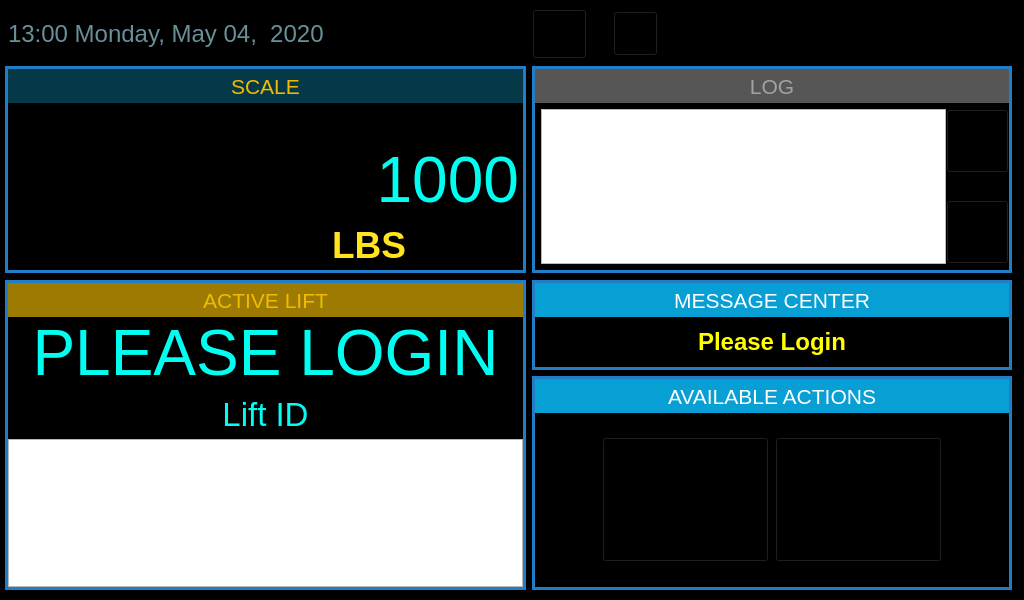
<?xml version="1.0" encoding="UTF-8"?>
<ui version="4.0">
 <class>mainWidget</class>
 <widget class="QWidget" name="mainWidget">
  <property name="geometry">
   <rect>
    <x>0</x>
    <y>0</y>
    <width>1024</width>
    <height>600</height>
   </rect>
  </property>
  <property name="sizePolicy">
   <sizepolicy hsizetype="Fixed" vsizetype="Fixed">
    <horstretch>0</horstretch>
    <verstretch>0</verstretch>
   </sizepolicy>
  </property>
  <property name="minimumSize">
   <size>
    <width>1024</width>
    <height>600</height>
   </size>
  </property>
  <property name="maximumSize">
   <size>
    <width>1024</width>
    <height>600</height>
   </size>
  </property>
  <property name="windowTitle">
   <string>MainWidget</string>
  </property>
  <property name="styleSheet">
   <string notr="true">QWidget#mainWidget { background-color: black; }
QToolButton { background: transparent; }</string>
  </property>
  <layout class="QGridLayout" name="gridLayout">
   <property name="leftMargin">
    <number>5</number>
   </property>
   <property name="topMargin">
    <number>8</number>
   </property>
   <property name="rightMargin">
    <number>8</number>
   </property>
   <property name="bottomMargin">
    <number>6</number>
   </property>
   <item row="1" column="0">
    <layout class="QVBoxLayout" name="verticalLayout">
     <item>
      <widget class="QWidget" name="scaleWidget" native="true">
       <property name="sizePolicy">
        <sizepolicy hsizetype="Preferred" vsizetype="Fixed">
         <horstretch>0</horstretch>
         <verstretch>0</verstretch>
        </sizepolicy>
       </property>
       <property name="minimumSize">
        <size>
         <width>521</width>
         <height>207</height>
        </size>
       </property>
       <property name="maximumSize">
        <size>
         <width>521</width>
         <height>207</height>
        </size>
       </property>
       <property name="styleSheet">
        <string notr="true">QWidget #scaleWidget {
border: 3px solid rgb(32, 125, 198);
}</string>
       </property>
       <layout class="QVBoxLayout" name="verticalLayout_3">
        <property name="spacing">
         <number>0</number>
        </property>
        <property name="leftMargin">
         <number>3</number>
        </property>
        <property name="topMargin">
         <number>3</number>
        </property>
        <property name="rightMargin">
         <number>3</number>
        </property>
        <property name="bottomMargin">
         <number>3</number>
        </property>
        <item>
         <widget class="QLabel" name="label_3">
          <property name="sizePolicy">
           <sizepolicy hsizetype="Preferred" vsizetype="Fixed">
            <horstretch>0</horstretch>
            <verstretch>0</verstretch>
           </sizepolicy>
          </property>
          <property name="minimumSize">
           <size>
            <width>0</width>
            <height>34</height>
           </size>
          </property>
          <property name="maximumSize">
           <size>
            <width>16777215</width>
            <height>34</height>
           </size>
          </property>
          <property name="font">
           <font>
            <pointsize>16</pointsize>
           </font>
          </property>
          <property name="styleSheet">
           <string notr="true">background: rgb(6, 57, 71);
color: rgb(241, 187, 2);</string>
          </property>
          <property name="text">
           <string>SCALE</string>
          </property>
          <property name="alignment">
           <set>Qt::AlignCenter</set>
          </property>
         </widget>
        </item>
        <item>
         <layout class="QHBoxLayout" name="horizontalLayout_3">
          <item>
           <widget class="QLabel" name="lblBarcode">
            <property name="minimumSize">
             <size>
              <width>225</width>
              <height>165</height>
             </size>
            </property>
            <property name="maximumSize">
             <size>
              <width>225</width>
              <height>165</height>
             </size>
            </property>
            <property name="alignment">
             <set>Qt::AlignCenter</set>
            </property>
           </widget>
          </item>
          <item>
           <layout class="QVBoxLayout" name="verticalLayout_5">
            <item>
             <spacer name="verticalSpacer">
              <property name="orientation">
               <enum>Qt::Vertical</enum>
              </property>
              <property name="sizeHint" stdset="0">
               <size>
                <width>20</width>
                <height>40</height>
               </size>
              </property>
             </spacer>
            </item>
            <item>
             <widget class="QLabel" name="lblWeight">
              <property name="sizePolicy">
               <sizepolicy hsizetype="Fixed" vsizetype="Fixed">
                <horstretch>0</horstretch>
                <verstretch>0</verstretch>
               </sizepolicy>
              </property>
              <property name="minimumSize">
               <size>
                <width>280</width>
                <height>80</height>
               </size>
              </property>
              <property name="maximumSize">
               <size>
                <width>280</width>
                <height>80</height>
               </size>
              </property>
              <property name="font">
               <font>
                <pointsize>48</pointsize>
               </font>
              </property>
              <property name="styleSheet">
               <string notr="true">color: rgb(0, 255, 240);</string>
              </property>
              <property name="text">
               <string>1000</string>
              </property>
              <property name="alignment">
               <set>Qt::AlignRight|Qt::AlignTrailing|Qt::AlignVCenter</set>
              </property>
             </widget>
            </item>
            <item>
             <widget class="QLabel" name="lblUnit">
              <property name="sizePolicy">
               <sizepolicy hsizetype="Fixed" vsizetype="Fixed">
                <horstretch>0</horstretch>
                <verstretch>0</verstretch>
               </sizepolicy>
              </property>
              <property name="minimumSize">
               <size>
                <width>260</width>
                <height>50</height>
               </size>
              </property>
              <property name="maximumSize">
               <size>
                <width>260</width>
                <height>50</height>
               </size>
              </property>
              <property name="font">
               <font>
                <pointsize>28</pointsize>
                <weight>75</weight>
                <bold>true</bold>
               </font>
              </property>
              <property name="styleSheet">
               <string notr="true">color: rgb(255, 228, 30);</string>
              </property>
              <property name="text">
               <string>LBS</string>
              </property>
              <property name="alignment">
               <set>Qt::AlignCenter</set>
              </property>
             </widget>
            </item>
           </layout>
          </item>
         </layout>
        </item>
       </layout>
      </widget>
     </item>
    </layout>
   </item>
   <item row="2" column="0">
    <layout class="QVBoxLayout" name="verticalLayout_2">
     <item>
      <widget class="QWidget" name="liftWidget" native="true">
       <property name="sizePolicy">
        <sizepolicy hsizetype="Preferred" vsizetype="Fixed">
         <horstretch>0</horstretch>
         <verstretch>0</verstretch>
        </sizepolicy>
       </property>
       <property name="minimumSize">
        <size>
         <width>521</width>
         <height>310</height>
        </size>
       </property>
       <property name="maximumSize">
        <size>
         <width>521</width>
         <height>310</height>
        </size>
       </property>
       <property name="styleSheet">
        <string notr="true">QWidget #liftWidget {
border: 3px solid rgb(32, 125, 198);
}</string>
       </property>
       <layout class="QVBoxLayout" name="verticalLayout_4">
        <property name="spacing">
         <number>0</number>
        </property>
        <property name="leftMargin">
         <number>3</number>
        </property>
        <property name="topMargin">
         <number>3</number>
        </property>
        <property name="rightMargin">
         <number>3</number>
        </property>
        <property name="bottomMargin">
         <number>3</number>
        </property>
        <item>
         <widget class="QLabel" name="label_4">
          <property name="sizePolicy">
           <sizepolicy hsizetype="Preferred" vsizetype="Fixed">
            <horstretch>0</horstretch>
            <verstretch>0</verstretch>
           </sizepolicy>
          </property>
          <property name="minimumSize">
           <size>
            <width>0</width>
            <height>34</height>
           </size>
          </property>
          <property name="maximumSize">
           <size>
            <width>16777215</width>
            <height>34</height>
           </size>
          </property>
          <property name="font">
           <font>
            <pointsize>16</pointsize>
           </font>
          </property>
          <property name="styleSheet">
           <string notr="true">background: rgb(157, 122, 1);
color: rgb(241, 187, 2);</string>
          </property>
          <property name="text">
           <string>ACTIVE LIFT</string>
          </property>
          <property name="alignment">
           <set>Qt::AlignCenter</set>
          </property>
         </widget>
        </item>
        <item>
         <widget class="QLabel" name="lblActiveLift">
          <property name="font">
           <font>
            <pointsize>48</pointsize>
           </font>
          </property>
          <property name="styleSheet">
           <string notr="true">color: rgb(0, 255, 240);</string>
          </property>
          <property name="text">
           <string>PLEASE LOGIN</string>
          </property>
          <property name="alignment">
           <set>Qt::AlignCenter</set>
          </property>
         </widget>
        </item>
        <item>
         <widget class="QLabel" name="lblLiftID">
          <property name="minimumSize">
           <size>
            <width>0</width>
            <height>50</height>
           </size>
          </property>
          <property name="maximumSize">
           <size>
            <width>16777215</width>
            <height>50</height>
           </size>
          </property>
          <property name="font">
           <font>
            <pointsize>25</pointsize>
           </font>
          </property>
          <property name="styleSheet">
           <string notr="true">color: rgb(0, 255, 240);</string>
          </property>
          <property name="text">
           <string>Lift ID</string>
          </property>
          <property name="alignment">
           <set>Qt::AlignCenter</set>
          </property>
         </widget>
        </item>
        <item>
         <widget class="QListWidget" name="listBarcodes"/>
        </item>
       </layout>
      </widget>
     </item>
    </layout>
   </item>
   <item row="0" column="0">
    <layout class="QHBoxLayout" name="horizontalLayout">
     <property name="leftMargin">
      <number>3</number>
     </property>
     <item>
      <widget class="QLabel" name="lblDateTime">
       <property name="minimumSize">
        <size>
         <width>0</width>
         <height>37</height>
        </size>
       </property>
       <property name="maximumSize">
        <size>
         <width>16777215</width>
         <height>37</height>
        </size>
       </property>
       <property name="font">
        <font>
         <pointsize>18</pointsize>
        </font>
       </property>
       <property name="styleSheet">
        <string notr="true">color: rgb(104, 144, 153);</string>
       </property>
       <property name="text">
        <string>13:00 Monday, May 04,  2020</string>
       </property>
      </widget>
     </item>
     <item>
      <spacer name="horizontalSpacer_3">
       <property name="orientation">
        <enum>Qt::Horizontal</enum>
       </property>
       <property name="sizeHint" stdset="0">
        <size>
         <width>40</width>
         <height>20</height>
        </size>
       </property>
      </spacer>
     </item>
    </layout>
   </item>
   <item row="0" column="1">
    <layout class="QHBoxLayout" name="horizontalLayout_2">
     <property name="rightMargin">
      <number>7</number>
     </property>
     <item>
      <widget class="QToolButton" name="btnTools">
       <property name="minimumSize">
        <size>
         <width>55</width>
         <height>50</height>
        </size>
       </property>
       <property name="maximumSize">
        <size>
         <width>55</width>
         <height>50</height>
        </size>
       </property>
       <property name="cursor">
        <cursorShape>PointingHandCursor</cursorShape>
       </property>
       <property name="styleSheet">
        <string notr="true">background: transparent;</string>
       </property>
       <property name="icon">
        <iconset>
         <normaloff>res/gui/button_tools.png</normaloff>res/gui/button_tools.png</iconset>
       </property>
       <property name="iconSize">
        <size>
         <width>55</width>
         <height>50</height>
        </size>
       </property>
      </widget>
     </item>
     <item>
      <spacer name="horizontalSpacer_4">
       <property name="orientation">
        <enum>Qt::Horizontal</enum>
       </property>
       <property name="sizeType">
        <enum>QSizePolicy::Fixed</enum>
       </property>
       <property name="sizeHint" stdset="0">
        <size>
         <width>20</width>
         <height>20</height>
        </size>
       </property>
      </spacer>
     </item>
     <item>
      <widget class="QToolButton" name="btnSetup">
       <property name="minimumSize">
        <size>
         <width>45</width>
         <height>45</height>
        </size>
       </property>
       <property name="maximumSize">
        <size>
         <width>45</width>
         <height>45</height>
        </size>
       </property>
       <property name="cursor">
        <cursorShape>PointingHandCursor</cursorShape>
       </property>
       <property name="styleSheet">
        <string notr="true">background-color: transparent;</string>
       </property>
       <property name="icon">
        <iconset>
         <normaloff>res/gui/button_setup.png</normaloff>res/gui/button_setup.png</iconset>
       </property>
       <property name="iconSize">
        <size>
         <width>45</width>
         <height>45</height>
        </size>
       </property>
      </widget>
     </item>
     <item>
      <spacer name="horizontalSpacer">
       <property name="orientation">
        <enum>Qt::Horizontal</enum>
       </property>
       <property name="sizeHint" stdset="0">
        <size>
         <width>40</width>
         <height>20</height>
        </size>
       </property>
      </spacer>
     </item>
     <item>
      <widget class="QLabel" name="label">
       <property name="sizePolicy">
        <sizepolicy hsizetype="Fixed" vsizetype="Fixed">
         <horstretch>0</horstretch>
         <verstretch>0</verstretch>
        </sizepolicy>
       </property>
       <property name="minimumSize">
        <size>
         <width>160</width>
         <height>38</height>
        </size>
       </property>
       <property name="maximumSize">
        <size>
         <width>160</width>
         <height>38</height>
        </size>
       </property>
       <property name="text">
        <string/>
       </property>
       <property name="pixmap">
        <pixmap>res/gui/logo.png</pixmap>
       </property>
      </widget>
     </item>
     <item>
      <spacer name="horizontalSpacer_2">
       <property name="orientation">
        <enum>Qt::Horizontal</enum>
       </property>
       <property name="sizeType">
        <enum>QSizePolicy::Fixed</enum>
       </property>
       <property name="sizeHint" stdset="0">
        <size>
         <width>20</width>
         <height>20</height>
        </size>
       </property>
      </spacer>
     </item>
     <item>
      <widget class="QLabel" name="lblWifi">
       <property name="sizePolicy">
        <sizepolicy hsizetype="Fixed" vsizetype="Fixed">
         <horstretch>0</horstretch>
         <verstretch>0</verstretch>
        </sizepolicy>
       </property>
       <property name="minimumSize">
        <size>
         <width>50</width>
         <height>36</height>
        </size>
       </property>
       <property name="maximumSize">
        <size>
         <width>50</width>
         <height>36</height>
        </size>
       </property>
       <property name="text">
        <string/>
       </property>
       <property name="pixmap">
        <pixmap>res/gui/wifi.png</pixmap>
       </property>
      </widget>
     </item>
    </layout>
   </item>
   <item row="1" column="1">
    <layout class="QVBoxLayout" name="verticalLayout_6">
     <item>
      <widget class="QWidget" name="logWidget" native="true">
       <property name="sizePolicy">
        <sizepolicy hsizetype="Preferred" vsizetype="Fixed">
         <horstretch>0</horstretch>
         <verstretch>0</verstretch>
        </sizepolicy>
       </property>
       <property name="minimumSize">
        <size>
         <width>480</width>
         <height>207</height>
        </size>
       </property>
       <property name="maximumSize">
        <size>
         <width>480</width>
         <height>207</height>
        </size>
       </property>
       <property name="styleSheet">
        <string notr="true">QWidget #logWidget {
border: 3px solid rgb(32, 125, 198);
}</string>
       </property>
       <layout class="QVBoxLayout" name="verticalLayout_11">
        <property name="spacing">
         <number>0</number>
        </property>
        <property name="leftMargin">
         <number>3</number>
        </property>
        <property name="topMargin">
         <number>3</number>
        </property>
        <property name="rightMargin">
         <number>3</number>
        </property>
        <property name="bottomMargin">
         <number>3</number>
        </property>
        <item>
         <widget class="QLabel" name="label_5">
          <property name="sizePolicy">
           <sizepolicy hsizetype="Preferred" vsizetype="Fixed">
            <horstretch>0</horstretch>
            <verstretch>0</verstretch>
           </sizepolicy>
          </property>
          <property name="minimumSize">
           <size>
            <width>0</width>
            <height>34</height>
           </size>
          </property>
          <property name="maximumSize">
           <size>
            <width>16777215</width>
            <height>34</height>
           </size>
          </property>
          <property name="font">
           <font>
            <pointsize>16</pointsize>
           </font>
          </property>
          <property name="styleSheet">
           <string notr="true">background: rgb(86, 86, 86);
color: rgb(162, 162, 162);</string>
          </property>
          <property name="text">
           <string>LOG</string>
          </property>
          <property name="alignment">
           <set>Qt::AlignCenter</set>
          </property>
         </widget>
        </item>
        <item>
         <layout class="QHBoxLayout" name="horizontalLayout_5">
          <property name="leftMargin">
           <number>6</number>
          </property>
          <property name="topMargin">
           <number>6</number>
          </property>
          <property name="rightMargin">
           <number>0</number>
          </property>
          <property name="bottomMargin">
           <number>6</number>
          </property>
          <item>
           <widget class="QListWidget" name="listLog"/>
          </item>
          <item>
           <layout class="QVBoxLayout" name="verticalLayout_7">
            <item>
             <widget class="QToolButton" name="btnLogup">
              <property name="minimumSize">
               <size>
                <width>63</width>
                <height>64</height>
               </size>
              </property>
              <property name="maximumSize">
               <size>
                <width>63</width>
                <height>64</height>
               </size>
              </property>
              <property name="icon">
               <iconset>
                <normaloff>res/gui/arrow_up.png</normaloff>res/gui/arrow_up.png</iconset>
              </property>
              <property name="iconSize">
               <size>
                <width>63</width>
                <height>64</height>
               </size>
              </property>
             </widget>
            </item>
            <item>
             <spacer name="verticalSpacer_3">
              <property name="orientation">
               <enum>Qt::Vertical</enum>
              </property>
              <property name="sizeHint" stdset="0">
               <size>
                <width>20</width>
                <height>40</height>
               </size>
              </property>
             </spacer>
            </item>
            <item>
             <widget class="QToolButton" name="btnLogdown">
              <property name="minimumSize">
               <size>
                <width>63</width>
                <height>64</height>
               </size>
              </property>
              <property name="maximumSize">
               <size>
                <width>63</width>
                <height>64</height>
               </size>
              </property>
              <property name="icon">
               <iconset>
                <normaloff>res/gui/arrow_down.png</normaloff>res/gui/arrow_down.png</iconset>
              </property>
              <property name="iconSize">
               <size>
                <width>63</width>
                <height>64</height>
               </size>
              </property>
             </widget>
            </item>
           </layout>
          </item>
         </layout>
        </item>
       </layout>
      </widget>
     </item>
    </layout>
   </item>
   <item row="2" column="1">
    <layout class="QVBoxLayout" name="verticalLayout_8">
     <item>
      <widget class="QWidget" name="messageWidget" native="true">
       <property name="sizePolicy">
        <sizepolicy hsizetype="Preferred" vsizetype="Fixed">
         <horstretch>0</horstretch>
         <verstretch>0</verstretch>
        </sizepolicy>
       </property>
       <property name="minimumSize">
        <size>
         <width>480</width>
         <height>90</height>
        </size>
       </property>
       <property name="maximumSize">
        <size>
         <width>480</width>
         <height>90</height>
        </size>
       </property>
       <property name="styleSheet">
        <string notr="true">QWidget #messageWidget {
border: 3px solid rgb(32, 125, 198);
}</string>
       </property>
       <layout class="QVBoxLayout" name="verticalLayout_9">
        <property name="spacing">
         <number>0</number>
        </property>
        <property name="leftMargin">
         <number>3</number>
        </property>
        <property name="topMargin">
         <number>3</number>
        </property>
        <property name="rightMargin">
         <number>3</number>
        </property>
        <property name="bottomMargin">
         <number>3</number>
        </property>
        <item>
         <widget class="QLabel" name="label_6">
          <property name="sizePolicy">
           <sizepolicy hsizetype="Preferred" vsizetype="Fixed">
            <horstretch>0</horstretch>
            <verstretch>0</verstretch>
           </sizepolicy>
          </property>
          <property name="minimumSize">
           <size>
            <width>0</width>
            <height>34</height>
           </size>
          </property>
          <property name="maximumSize">
           <size>
            <width>16777215</width>
            <height>34</height>
           </size>
          </property>
          <property name="font">
           <font>
            <pointsize>16</pointsize>
           </font>
          </property>
          <property name="styleSheet">
           <string notr="true">background: rgb(7, 159, 212);
color: white;</string>
          </property>
          <property name="text">
           <string>MESSAGE CENTER</string>
          </property>
          <property name="alignment">
           <set>Qt::AlignCenter</set>
          </property>
         </widget>
        </item>
        <item>
         <widget class="QLabel" name="lblMessage">
          <property name="font">
           <font>
            <pointsize>18</pointsize>
            <weight>75</weight>
            <bold>true</bold>
           </font>
          </property>
          <property name="styleSheet">
           <string notr="true">color: yellow;</string>
          </property>
          <property name="text">
           <string>Please Login</string>
          </property>
          <property name="alignment">
           <set>Qt::AlignCenter</set>
          </property>
         </widget>
        </item>
       </layout>
      </widget>
     </item>
     <item>
      <widget class="QWidget" name="actionWidget" native="true">
       <property name="sizePolicy">
        <sizepolicy hsizetype="Preferred" vsizetype="Fixed">
         <horstretch>0</horstretch>
         <verstretch>0</verstretch>
        </sizepolicy>
       </property>
       <property name="minimumSize">
        <size>
         <width>480</width>
         <height>214</height>
        </size>
       </property>
       <property name="maximumSize">
        <size>
         <width>480</width>
         <height>214</height>
        </size>
       </property>
       <property name="styleSheet">
        <string notr="true">QWidget #actionWidget {
border: 3px solid rgb(32, 125, 198);
}</string>
       </property>
       <layout class="QVBoxLayout" name="verticalLayout_10">
        <property name="spacing">
         <number>0</number>
        </property>
        <property name="leftMargin">
         <number>3</number>
        </property>
        <property name="topMargin">
         <number>3</number>
        </property>
        <property name="rightMargin">
         <number>3</number>
        </property>
        <property name="bottomMargin">
         <number>3</number>
        </property>
        <item>
         <widget class="QLabel" name="label_7">
          <property name="sizePolicy">
           <sizepolicy hsizetype="Preferred" vsizetype="Fixed">
            <horstretch>0</horstretch>
            <verstretch>0</verstretch>
           </sizepolicy>
          </property>
          <property name="minimumSize">
           <size>
            <width>0</width>
            <height>34</height>
           </size>
          </property>
          <property name="maximumSize">
           <size>
            <width>16777215</width>
            <height>34</height>
           </size>
          </property>
          <property name="font">
           <font>
            <pointsize>16</pointsize>
           </font>
          </property>
          <property name="styleSheet">
           <string notr="true">background: rgb(7, 159, 212);
color: white;</string>
          </property>
          <property name="text">
           <string>AVAILABLE ACTIONS</string>
          </property>
          <property name="alignment">
           <set>Qt::AlignCenter</set>
          </property>
         </widget>
        </item>
        <item>
         <widget class="QWidget" name="widget" native="true">
          <property name="sizePolicy">
           <sizepolicy hsizetype="Preferred" vsizetype="Fixed">
            <horstretch>0</horstretch>
            <verstretch>0</verstretch>
           </sizepolicy>
          </property>
          <property name="minimumSize">
           <size>
            <width>0</width>
            <height>174</height>
           </size>
          </property>
          <property name="styleSheet">
           <string notr="true">background:transparent;</string>
          </property>
          <layout class="QHBoxLayout" name="horizontalLayout_4">
           <item>
            <spacer name="horizontalSpacer_5">
             <property name="orientation">
              <enum>Qt::Horizontal</enum>
             </property>
             <property name="sizeHint" stdset="0">
              <size>
               <width>145</width>
               <height>20</height>
              </size>
             </property>
            </spacer>
           </item>
           <item>
            <widget class="QToolButton" name="btnLogin">
             <property name="icon">
              <iconset>
               <normaloff>res/gui/button_login.png</normaloff>res/gui/button_login.png</iconset>
             </property>
             <property name="iconSize">
              <size>
               <width>159</width>
               <height>118</height>
              </size>
             </property>
            </widget>
           </item>
           <item>
            <widget class="QToolButton" name="btnSetRWT">
             <property name="icon">
              <iconset>
               <normaloff>res/gui/settings_wthreshold_record.png</normaloff>res/gui/settings_wthreshold_record.png</iconset>
             </property>
             <property name="iconSize">
              <size>
               <width>159</width>
               <height>118</height>
              </size>
             </property>
            </widget>
           </item>
           <item>
            <spacer name="horizontalSpacer_6">
             <property name="orientation">
              <enum>Qt::Horizontal</enum>
             </property>
             <property name="sizeHint" stdset="0">
              <size>
               <width>144</width>
               <height>20</height>
              </size>
             </property>
            </spacer>
           </item>
          </layout>
         </widget>
        </item>
       </layout>
      </widget>
     </item>
    </layout>
   </item>
  </layout>
 </widget>
 <resources/>
 <connections/>
</ui>
